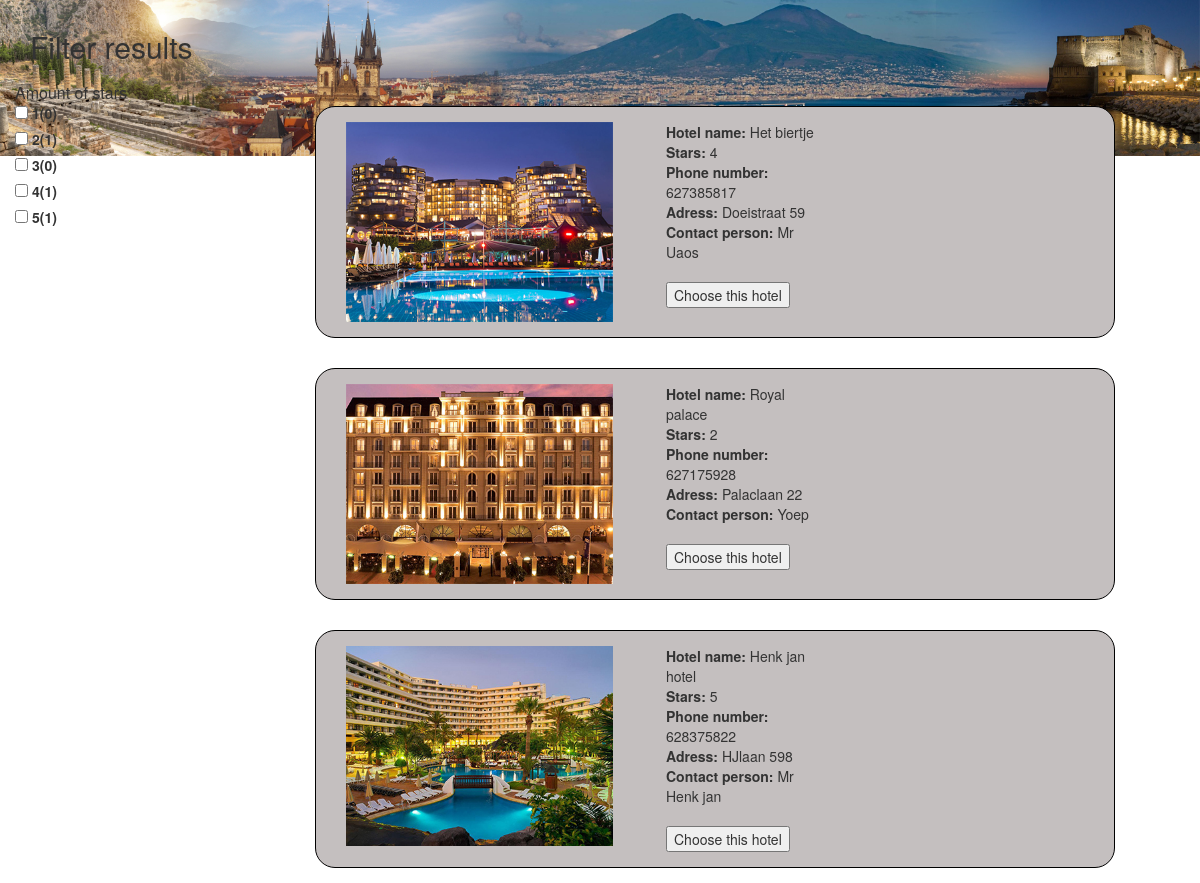
The page /hanzeproject/hotels.php?city=athens on the database its author committed.
### tables this page shows
CREATE TABLE `hotel` (
  `hotel_id` int(10) NOT NULL,
  `hotel_name` varchar(50) NOT NULL,
  `stars` int(1) DEFAULT NULL,
  `rating` int(3) NOT NULL,
  `adress` varchar(100) NOT NULL,
  `zipcode` varchar(20) NOT NULL,
  `city` varchar(100) NOT NULL,
  `country` varchar(100) NOT NULL,
  `contact_person` varchar(100) NOT NULL,
  `phonenumber` int(20) NOT NULL
);

### hanzeproject/includes/DB.php (called while the page is built, shortened)
<?php
class database
{
    private $host = DB_HOST;
    private $user = DB_USER;
    private $pass = DB_PASS;
    private $dbname = DB_NAME;
    private $dbh;
    private $stmt;
    public function __construct()
    {
        $dsn = 'mysql:host=' . $this->host . ';dbname=' . $this->dbname;
        $options = array(
            PDO::ATTR_PERSISTENT    => true,
            PDO::ATTR_ERRMODE       => PDO::ERRMODE_EXCEPTION
        );
        try
        {
            $this->dbh = new PDO($dsn, $this->user, $this->pass, $options);
        }
        catch(PDOException $e)
        {
            $this->error = $e->getMessage();
            echo $e->getMessage();
            exit();
        }
    }
    public function query($query)
    {
        if($this->dbh != NULL)
        {
            $this->stmt = $this->dbh->prepare($query);
        }
    }
    public function execute()
    {
        return $this->stmt->execute();
    }
    public function resultset()
    {
        $this->execute();
        return $this->stmt->fetchAll(PDO::FETCH_ASSOC);
    }
    public function reset()
    {
        $this->stmt = NULL;
    }
}

### hanzeproject/helpers/functions.php (the view, shortened to what this page needs)
<?php
    class functions {
        public function Getnumber($aantalsterren) {
            $city_name = $_SESSION['booking_city'];
            $db = new database;
            $db->query("Select count(*) FROM hotel WHERE stars='$aantalsterren' AND city='$city_name'");
            $db->execute();
            $aantal = $db->resultset();
            $ster=  $aantal[0]['count(*)'];
            echo "($ster)";
        }
        public function Viewhotels() {
                $city_name = $_SESSION['booking_city'];
                $db = new database;
                $db->query("SELECT * FROM hotel WHERE city = '$city_name'");
                $db->execute();
                $hotels = $db->resultset();
                foreach ($hotels as $hotel) {
                    echo '<form action="" method="POST">';
                    $naam = $hotel['hotel_name'];
                    $sterren = $hotel['stars'];
                    $rating = $hotel["rating"];
                    $phone = $hotel["phonenumber"];
                    $adress = $hotel["adress"];
                    $contact = $hotel["contact_person"];
                    $image = str_replace(" ", "", strtolower($naam));
                    echo"   <div class='resultblock resultaten1 col-md-8' data=$rating data-tag=$sterren>";
                    echo'   <div class="desc">';
                    echo'   <div class="desc_text">';
                    echo"   <div class='col-md-5'><img src='images/hotels/$image.jpg' height='200' ></div>";
                    echo"   <div class='col-md-3'>";
                    echo"   <strong>Hotel name:</strong> $naam  ";
                    echo"<br>";
                    echo"   <strong>Stars:</strong> $sterren";
                    echo "<br>";
                    echo"   <strong>Phone number:</strong> $phone";
                    echo"<br>";
                    echo"   <strong>Adress:</strong> $adress";
                    echo"<br>";
                    echo"   <strong>Contact person:</strong> $contact";
                    echo"</br><br>";
                    echo"<input class='submit' type='submit' value='Choose this hotel' name='hotelkeuze'> ";
                    echo'   </div></div></div></div><br></form>';
                }
        }
    }
 ?>

### hanzeproject/css/style.css (style rules this page uses)
body { margin:0; padding:0; background:#fff; font-family: 'Source Sans Pro', sans-serif; }

### hanzeproject/hotels.php (style rules this page uses)
.resultaten1 { background-color: #C4BFBF; border: 1px solid black; border-radius: 20px; padding: 15; margin: 15px; }

### rows shown on the page
hotel: shows a picture, hotel_name "Het biertje", stars "4", phonenumber "627385817", adress "Doeistraat 59", contact_person "Mr Uaos"
hotel: shows a picture, hotel_name "Royal palace", stars "2", phonenumber "627175928", adress "Palaclaan 22", contact_person "Yoep"
hotel: shows a picture, hotel_name "Henk jan hotel", stars "5", phonenumber "628375822", adress "HJlaan 598", contact_person "Mr Henk jan"

### other values the page prints
$ster "0 1 0 1 1"
